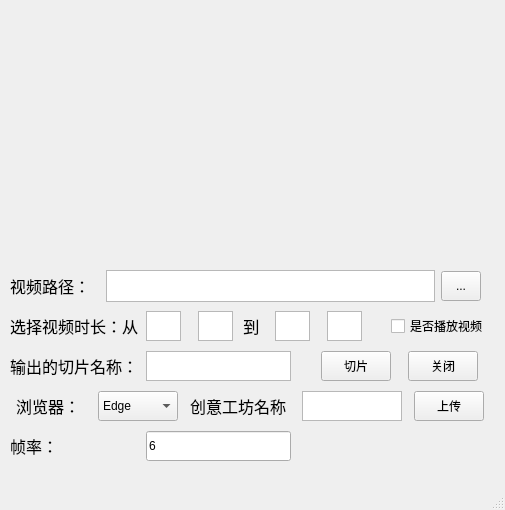
<?xml version="1.0" encoding="UTF-8"?>
<ui version="4.0">
 <class>MainWindow</class>
 <widget class="QMainWindow" name="MainWindow">
  <property name="geometry">
   <rect>
    <x>0</x>
    <y>0</y>
    <width>505</width>
    <height>510</height> <!-- 增加高度 -->
   </rect>
  </property>
  <property name="minimumSize">
   <size>
    <width>505</width>
    <height>510</height> <!-- 增加高度 -->
   </size>
  </property>
  <property name="maximumSize">
   <size>
    <width>505</width>
    <height>510</height> <!-- 增加高度 -->
   </size>
  </property>
  <property name="windowTitle">
   <string>MainWindow</string>
  </property>
  <widget class="QWidget" name="centralwidget">
   <widget class="QLabel" name="label">
    <property name="geometry">
     <rect>
      <x>57</x>
      <y>17</y>
      <width>389</width>
      <height>227</height>
     </rect>
    </property>
    <property name="styleSheet">
     <string notr="true"/>
    </property>
    <property name="text">
     <string/>
    </property>
   </widget>
   <widget class="QWidget" name="layoutWidget">
    <property name="geometry">
     <rect>
      <x>10</x>
      <y>270</y>
      <width>471</width>
      <height>32</height>
     </rect>
    </property>
    <layout class="QHBoxLayout" name="horizontalLayout">
     <item>
      <widget class="QLabel" name="label_5">
       <property name="sizePolicy">
        <sizepolicy hsizetype="Preferred" vsizetype="Preferred">
         <horstretch>0</horstretch>
         <verstretch>0</verstretch>
        </sizepolicy>
       </property>
       <property name="minimumSize">
        <size>
         <width>90</width>
         <height>30</height>
        </size>
       </property>
       <property name="font">
        <font>
         <pointsize>12</pointsize>
        </font>
       </property>
       <property name="text">
        <string>视频路径：</string>
       </property>
      </widget>
     </item>
     <item>
      <widget class="QTextEdit" name="textEdit">
       <property name="sizePolicy">
        <sizepolicy hsizetype="Expanding" vsizetype="Preferred">
         <horstretch>0</horstretch>
         <verstretch>0</verstretch>
        </sizepolicy>
       </property>
       <property name="minimumSize">
        <size>
         <width>300</width>
         <height>30</height>
        </size>
       </property>
       <property name="font">
        <font>
         <pointsize>12</pointsize>
        </font>
       </property>
      </widget>
     </item>
     <item>
      <widget class="QToolButton" name="toolButtonInput">
       <property name="sizePolicy">
        <sizepolicy hsizetype="Preferred" vsizetype="Preferred">
         <horstretch>0</horstretch>
         <verstretch>0</verstretch>
        </sizepolicy>
       </property>
       <property name="minimumSize">
        <size>
         <width>40</width>
         <height>30</height>
        </size>
       </property>
       <property name="maximumSize">
        <size>
         <width>16777215</width>
         <height>30</height>
        </size>
       </property>
       <property name="text">
        <string>...</string>
       </property>
      </widget>
     </item>
    </layout>
   </widget>
   <widget class="QWidget" name="layoutWidget_2">
    <property name="geometry">
     <rect>
      <x>310</x>
      <y>350</y>
      <width>181</width>
      <height>32</height>
     </rect>
    </property>
    <layout class="QHBoxLayout" name="horizontalLayout_2">
     <item>
      <widget class="QPushButton" name="pushButton">
       <property name="minimumSize">
        <size>
         <width>70</width>
         <height>30</height>
        </size>
       </property>
       <property name="maximumSize">
        <size>
         <width>70</width>
         <height>30</height>
        </size>
       </property>
       <property name="text">
        <string>切片</string>
       </property>
      </widget>
     </item>
     <item>
      <widget class="QPushButton" name="pushButton_2">
       <property name="minimumSize">
        <size>
         <width>70</width>
         <height>30</height>
        </size>
       </property>
       <property name="maximumSize">
        <size>
         <width>70</width>
         <height>30</height>
        </size>
       </property>
       <property name="text">
        <string>关闭</string>
       </property>
      </widget>
     </item>
    </layout>
   </widget>
   <widget class="QLabel" name="label_template">
    <property name="geometry">
     <rect>
      <x>50</x>
      <y>10</y>
      <width>403</width>
      <height>241</height>
     </rect>
    </property>
    <property name="text">
     <string/>
    </property>
   </widget>
   <widget class="QWidget" name="layoutWidget">
    <property name="geometry">
     <rect>
      <x>10</x>
      <y>310</y>
      <width>481</width>
      <height>32</height>
     </rect>
    </property>
    <layout class="QHBoxLayout" name="horizontalLayout_3">
     <item>
      <widget class="QLabel" name="label_6">
       <property name="sizePolicy">
        <sizepolicy hsizetype="Preferred" vsizetype="Preferred">
         <horstretch>0</horstretch>
         <verstretch>0</verstretch>
        </sizepolicy>
       </property>
       <property name="minimumSize">
        <size>
         <width>130</width>
         <height>30</height>
        </size>
       </property>
       <property name="maximumSize">
        <size>
         <width>130</width>
         <height>30</height>
        </size>
       </property>
       <property name="font">
        <font>
         <pointsize>12</pointsize>
        </font>
       </property>
       <property name="text">
        <string>选择视频时长：从</string>
       </property>
      </widget>
     </item>
     <item>
      <widget class="QTextEdit" name="time_start">
       <property name="minimumSize">
        <size>
         <width>35</width>
         <height>0</height>
        </size>
       </property>
       <property name="maximumSize">
        <size>
         <width>35</width>
         <height>30</height>
        </size>
       </property>
      </widget>
     </item>
     <item>
      <widget class="QLabel" name="label_11">
       <property name="sizePolicy">
        <sizepolicy hsizetype="Preferred" vsizetype="Preferred">
         <horstretch>0</horstretch>
         <verstretch>0</verstretch>
        </sizepolicy>
       </property>
       <property name="minimumSize">
        <size>
         <width>5</width>
         <height>30</height>
        </size>
       </property>
       <property name="maximumSize">
        <size>
         <width>5</width>
         <height>30</height>
        </size>
       </property>
       <property name="font">
        <font>
         <pointsize>12</pointsize>
        </font>
       </property>
       <property name="text">
        <string>：</string>
       </property>
      </widget>
     </item>
     <item>
      <widget class="QTextEdit" name="time_start_2">
       <property name="minimumSize">
        <size>
         <width>35</width>
         <height>0</height>
        </size>
       </property>
       <property name="maximumSize">
        <size>
         <width>35</width>
         <height>30</height>
        </size>
       </property>
      </widget>
     </item>
     <item>
      <widget class="QLabel" name="label_7">
       <property name="sizePolicy">
        <sizepolicy hsizetype="Preferred" vsizetype="Preferred">
         <horstretch>0</horstretch>
         <verstretch>0</verstretch>
        </sizepolicy>
       </property>
       <property name="minimumSize">
        <size>
         <width>30</width>
         <height>30</height>
        </size>
       </property>
       <property name="maximumSize">
        <size>
         <width>30</width>
         <height>30</height>
        </size>
       </property>
       <property name="font">
        <font>
         <pointsize>12</pointsize>
        </font>
       </property>
       <property name="text">
        <string> 到</string>
       </property>
      </widget>
     </item>
     <item>
      <widget class="QTextEdit" name="time_finish">
       <property name="minimumSize">
        <size>
         <width>35</width>
         <height>0</height>
        </size>
       </property>
       <property name="maximumSize">
        <size>
         <width>35</width>
         <height>30</height>
        </size>
       </property>
      </widget>
     </item>
     <item>
      <widget class="QLabel" name="label_12">
       <property name="sizePolicy">
        <sizepolicy hsizetype="Preferred" vsizetype="Preferred">
         <horstretch>0</horstretch>
         <verstretch>0</verstretch>
        </sizepolicy>
       </property>
       <property name="minimumSize">
        <size>
         <width>5</width>
         <height>30</height>
        </size>
       </property>
       <property name="maximumSize">
        <size>
         <width>5</width>
         <height>30</height>
        </size>
       </property>
       <property name="font">
        <font>
         <pointsize>12</pointsize>
        </font>
       </property>
       <property name="text">
        <string>：</string>
       </property>
      </widget>
     </item>
     <item>
      <widget class="QTextEdit" name="time_finish_2">
       <property name="minimumSize">
        <size>
         <width>35</width>
         <height>0</height>
        </size>
       </property>
       <property name="maximumSize">
        <size>
         <width>35</width>
         <height>30</height>
        </size>
       </property>
      </widget>
     </item>
     <item>
      <spacer name="horizontalSpacer">
       <property name="orientation">
        <enum>Qt::Horizontal</enum>
       </property>
       <property name="sizeHint" stdset="0">
        <size>
         <width>50</width>
         <height>30</height>
        </size>
       </property>
      </spacer>
     </item>
     <item>
      <widget class="QCheckBox" name="checkBox">
       <property name="minimumSize">
        <size>
         <width>100</width>
         <height>30</height>
        </size>
       </property>
       <property name="maximumSize">
        <size>
         <width>100</width>
         <height>30</height>
        </size>
       </property>
       <property name="text">
        <string>是否播放视频</string>
       </property>
      </widget>
     </item>
    </layout>
   </widget>
   <widget class="QWidget" name="layoutWidget">
    <property name="geometry">
     <rect>
      <x>10</x>
      <y>350</y>
      <width>281</width>
      <height>32</height>
     </rect>
    </property>
    <layout class="QHBoxLayout" name="horizontalLayout_4">
     <item>
      <widget class="QLabel" name="label_8">
       <property name="sizePolicy">
        <sizepolicy hsizetype="Preferred" vsizetype="Preferred">
         <horstretch>0</horstretch>
         <verstretch>0</verstretch>
        </sizepolicy>
       </property>
       <property name="minimumSize">
        <size>
         <width>130</width>
         <height>30</height>
        </size>
       </property>
       <property name="maximumSize">
        <size>
         <width>16777215</width>
         <height>30</height>
        </size>
       </property>
       <property name="font">
        <font>
         <pointsize>12</pointsize>
        </font>
       </property>
       <property name="text">
        <string>输出的切片名称：</string>
       </property>
      </widget>
     </item>
     <item>
      <widget class="QTextEdit" name="output_name">
       <property name="minimumSize">
        <size>
         <width>0</width>
         <height>30</height>
        </size>
       </property>
       <property name="maximumSize">
        <size>
         <width>16777215</width>
         <height>30</height>
        </size>
       </property>
      </widget>
     </item>
    </layout>
   </widget>
   <widget class="QWidget" name="layoutWidget">
    <property name="geometry">
     <rect>
      <x>10</x>
      <y>390</y>
      <width>481</width>
      <height>32</height>
     </rect>
    </property>
    <layout class="QHBoxLayout" name="horizontalLayout_5">
     <item>
      <widget class="QLabel" name="label_9">
       <property name="sizePolicy">
        <sizepolicy hsizetype="Preferred" vsizetype="Preferred">
         <horstretch>0</horstretch>
         <verstretch>0</verstretch>
        </sizepolicy>
       </property>
       <property name="minimumSize">
        <size>
         <width>70</width>
         <height>30</height>
        </size>
       </property>
       <property name="maximumSize">
        <size>
         <width>70</width>
         <height>30</height>
        </size>
       </property>
       <property name="font">
        <font>
         <pointsize>12</pointsize>
        </font>
       </property>
       <property name="text">
        <string>浏览器：</string>
       </property>
      </widget>
     </item>
     <item>
      <widget class="QComboBox" name="comboBox">
       <property name="minimumSize">
        <size>
         <width>80</width>
         <height>30</height>
        </size>
       </property>
       <property name="maximumSize">
        <size>
         <width>80</width>
         <height>30</height>
        </size>
       </property>
       <item>
        <property name="text">
         <string>Edge</string>
        </property>
       </item>
       <item>
        <property name="text">
         <string>Chorme</string>
        </property>
       </item>
      </widget>
     </item>
     <item>
      <widget class="QLabel" name="label_10">
       <property name="sizePolicy">
        <sizepolicy hsizetype="Preferred" vsizetype="Preferred">
         <horstretch>0</horstretch>
         <verstretch>0</verstretch>
        </sizepolicy>
       </property>
       <property name="minimumSize">
        <size>
         <width>100</width>
         <height>30</height>
        </size>
       </property>
       <property name="maximumSize">
        <size>
         <width>100</width>
         <height>30</height>
        </size>
       </property>
       <property name="font">
        <font>
         <pointsize>12</pointsize>
        </font>
       </property>
       <property name="text">
        <string>创意工坊名称：</string>
       </property>
      </widget>
     </item>
     <item>
      <widget class="QTextEdit" name="workshop_name">
       <property name="minimumSize">
        <size>
         <width>0</width>
         <height>30</height>
        </size>
       </property>
       <property name="maximumSize">
        <size>
         <width>100</width>
         <height>30</height>
        </size>
       </property>
      </widget>
     </item>
     <item>
      <widget class="QPushButton" name="pushButton_3">
       <property name="minimumSize">
        <size>
         <width>70</width>
         <height>30</height>
        </size>
       </property>
       <property name="maximumSize">
        <size>
         <width>70</width>
         <height>30</height>
        </size>
       </property>
       <property name="text">
        <string>上传</string>
       </property>
      </widget>
     </item>
    </layout>
   </widget>
   <widget class="QWidget" name="layoutWidget4">
    <property name="geometry">
     <rect>
      <x>10</x>
      <y>430</y> <!-- 将 y 坐标从 410 改为 430 -->
      <width>281</width>
      <height>32</height>
     </rect>
    </property>
    <layout class="QHBoxLayout" name="horizontalLayout_6">
     <item>
      <widget class="QLabel" name="label_fps">
       <property name="sizePolicy">
        <sizepolicy hsizetype="Preferred" vsizetype="Preferred">
         <horstretch>0</horstretch>
         <verstretch>0</verstretch>
        </sizepolicy>
       </property>
       <property name="minimumSize">
        <size>
         <width>130</width>
         <height>30</height>
        </size>
       </property>
       <property name="font">
        <font>
         <pointsize>12</pointsize>
        </font>
       </property>
       <property name="text">
        <string>帧率：</string>
       </property>
      </widget>
     </item>
     <item>
      <widget class="QLineEdit" name="fps_input">
       <property name="minimumSize">
        <size>
         <width>50</width>
         <height>30</height>
        </size>
       </property>
       <property name="text">
        <string>6</string>
       </property>
      </widget>
     </item>
    </layout>
   </widget>
  </widget>
  <widget class="QMenuBar" name="menubar">
   <property name="geometry">
    <rect>
     <x>0</x>
     <y>0</y>
     <width>505</width>
     <height>23</height>
    </rect>
   </property>
  </widget>
  <widget class="QStatusBar" name="statusbar"/>
 </widget>
 <resources/>
 <connections/>
</ui>
